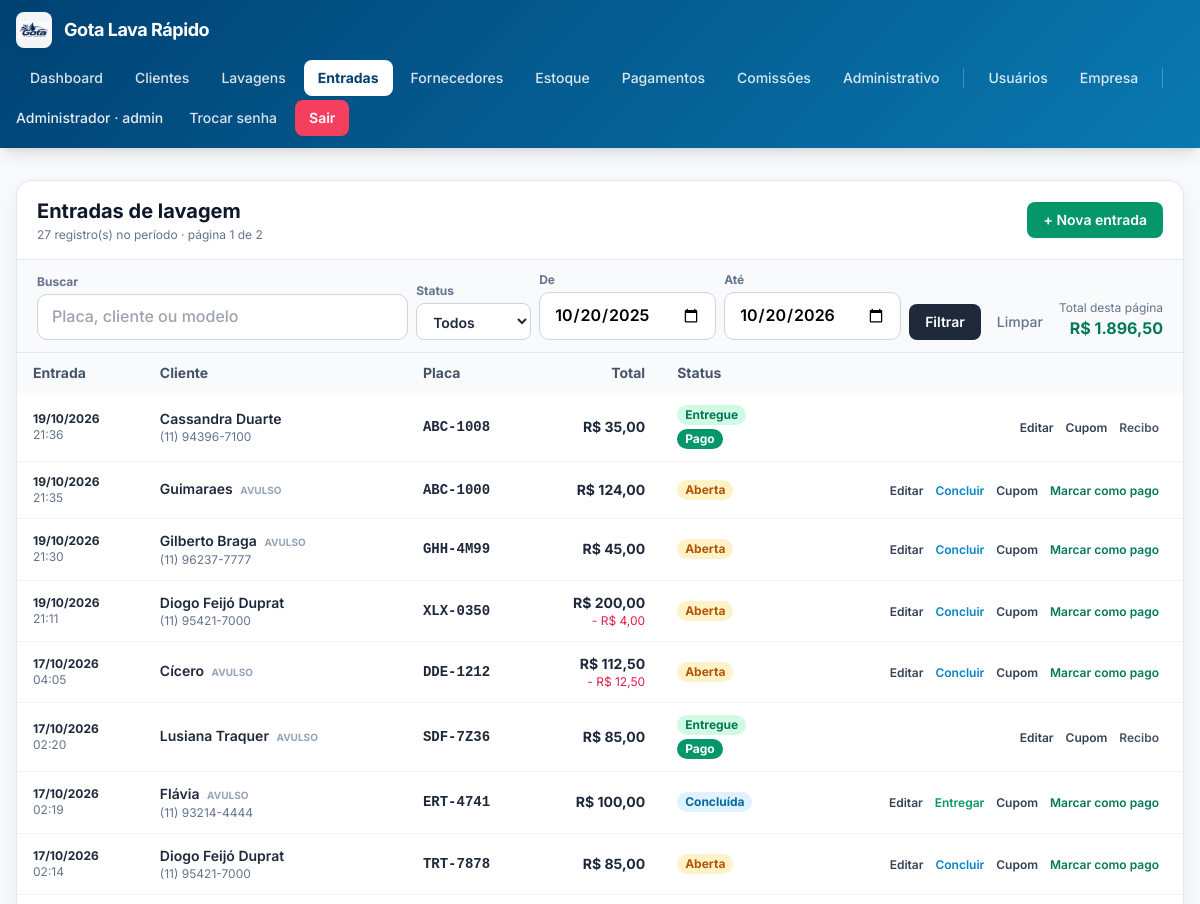
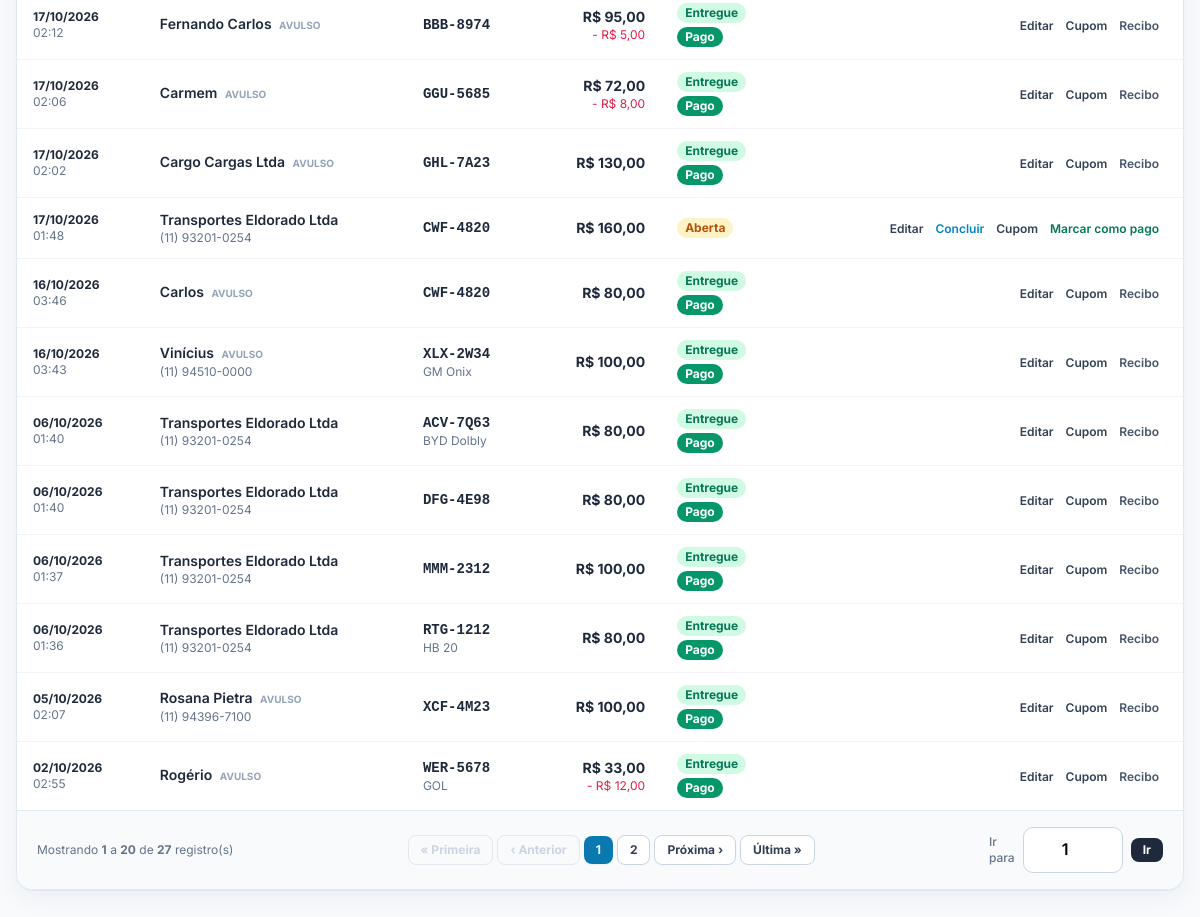
The app's page /entradas.php (signed in), older data (2 pictures, top to bottom).
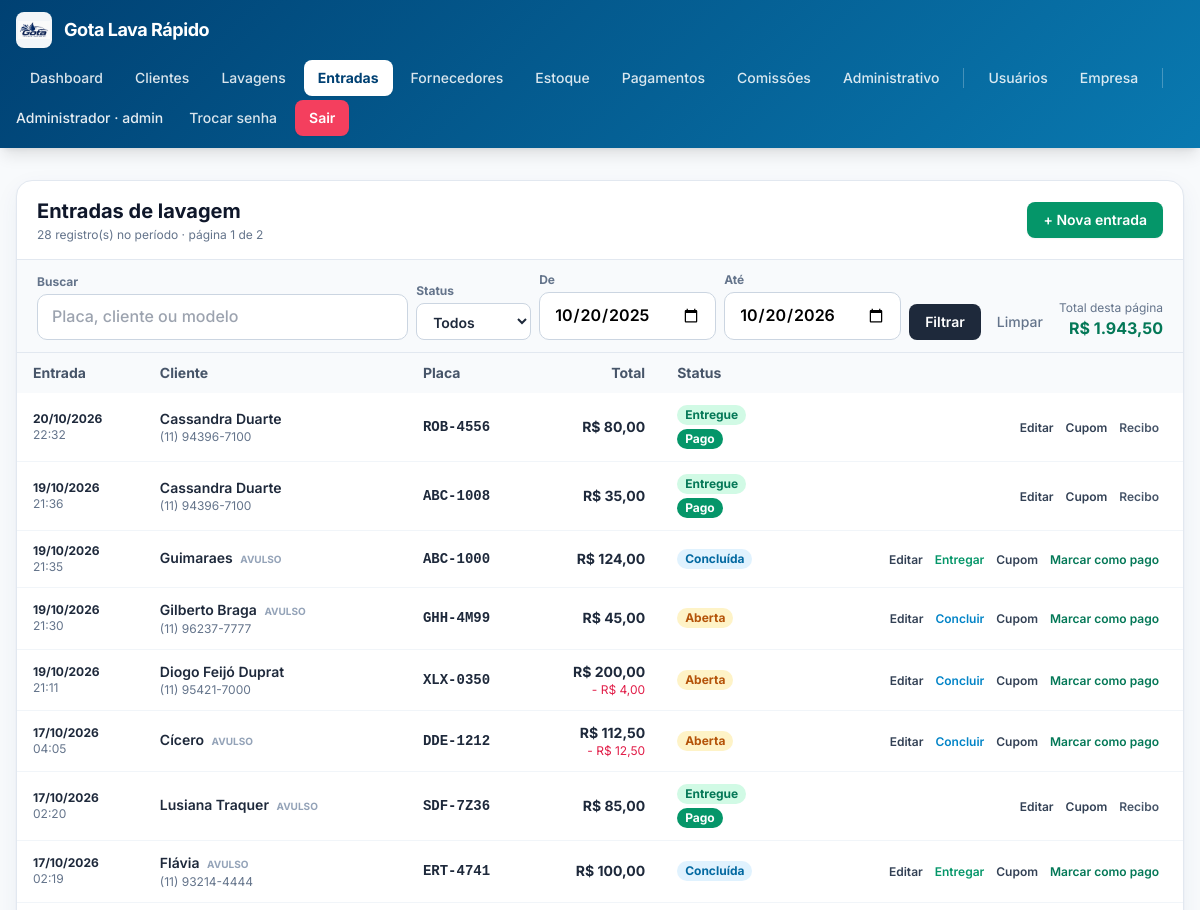
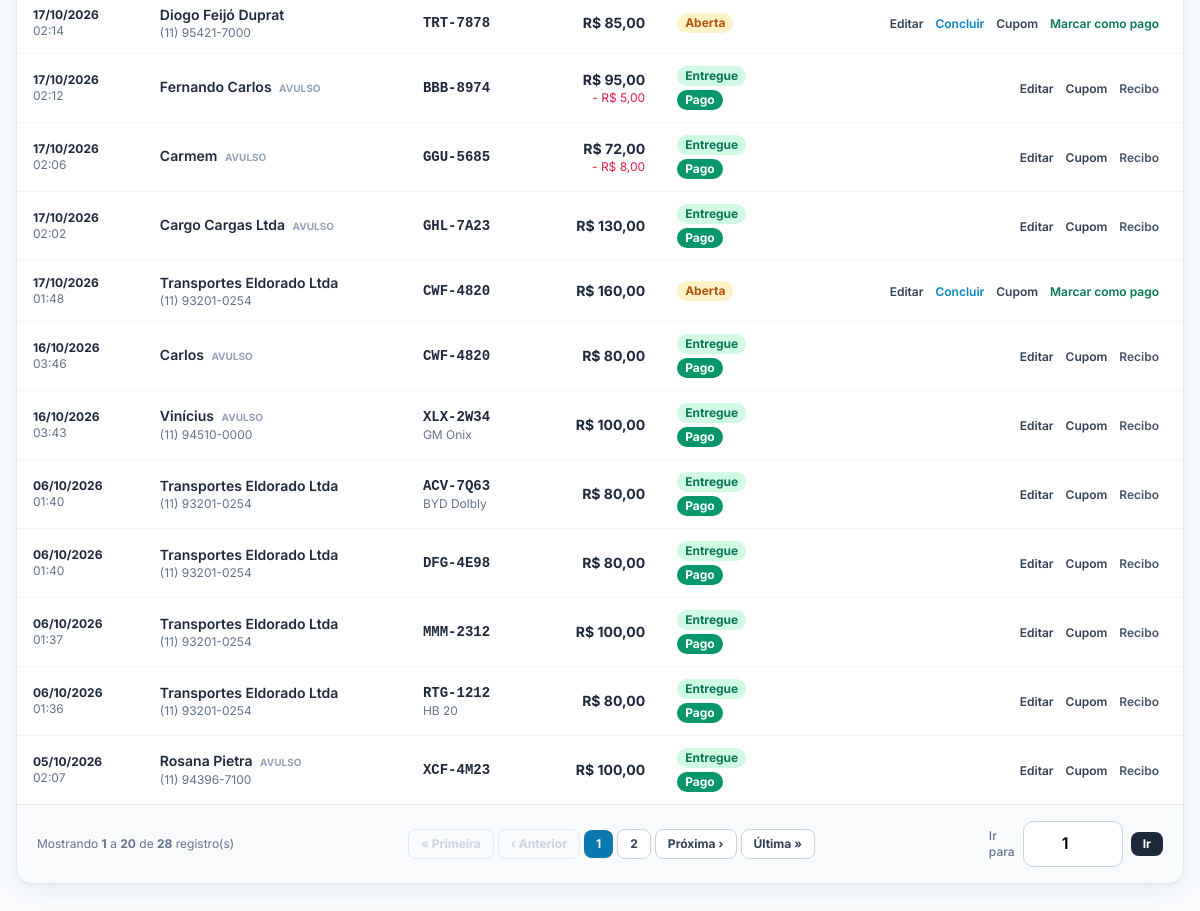
The same page, newer data (2 pictures, top to bottom).
### tables this page shows
CREATE TABLE lavagem_entradas (
        id INTEGER PRIMARY KEY AUTOINCREMENT,
        cliente_id INTEGER,
        placa TEXT NOT NULL DEFAULT '',
        veiculo_id INTEGER,
        veiculo_manual_marca TEXT NOT NULL DEFAULT '',
        veiculo_manual_modelo TEXT NOT NULL DEFAULT '',
        veiculo_manual_cor TEXT NOT NULL DEFAULT '',
        veiculo_manual_ano TEXT NOT NULL DEFAULT '',
        data_entrada TEXT NOT NULL,
        hora_entrada TEXT NOT NULL,
        previsao_saida_horas INTEGER NOT NULL DEFAULT 0,
        previsao_saida_datetime TEXT NOT NULL DEFAULT '',
        observacoes TEXT NOT NULL DEFAULT '',
        avarias TEXT NOT NULL DEFAULT '',
        status TEXT NOT NULL DEFAULT 'aberta',
        subtotal_centavos INTEGER NOT NULL DEFAULT 0,
        desconto_centavos INTEGER NOT NULL DEFAULT 0,
        desconto_percentual INTEGER NOT NULL DEFAULT 0,
        total_centavos INTEGER NOT NULL DEFAULT 0,
        pago INTEGER NOT NULL DEFAULT 0,
        criado_por INTEGER,
        criado_em TEXT NOT NULL DEFAULT (datetime('now','localtime')),
        atualizado_em TEXT NOT NULL DEFAULT (datetime('now','localtime')), cliente_nome_avulso TEXT NOT NULL DEFAULT '', cliente_celular TEXT NOT NULL DEFAULT '', sms_enviado INTEGER NOT NULL DEFAULT 0, sms_enviado_em TEXT NOT NULL DEFAULT '',
        FOREIGN KEY (cliente_id) REFERENCES clientes(id) ON DELETE SET NULL,
        FOREIGN KEY (veiculo_id) REFERENCES veiculos(id) ON DELETE SET NULL
    );

CREATE TABLE clientes (
        id INTEGER PRIMARY KEY AUTOINCREMENT,
        tipo TEXT NOT NULL DEFAULT 'F',
        nome TEXT NOT NULL DEFAULT '',
        nome_fantasia TEXT NOT NULL DEFAULT '',
        cpf_cnpj TEXT NOT NULL DEFAULT '',
        rg_ie TEXT NOT NULL DEFAULT '',
        data_nascimento TEXT NOT NULL DEFAULT '',
        email TEXT NOT NULL DEFAULT '',
        telefone TEXT NOT NULL DEFAULT '',
        celular TEXT NOT NULL DEFAULT '',
        cep TEXT NOT NULL DEFAULT '',
        endereco TEXT NOT NULL DEFAULT '',
        numero TEXT NOT NULL DEFAULT '',
        complemento TEXT NOT NULL DEFAULT '',
        bairro TEXT NOT NULL DEFAULT '',
        cidade TEXT NOT NULL DEFAULT '',
        uf TEXT NOT NULL DEFAULT '',
        observacoes TEXT NOT NULL DEFAULT '',
        ativo INTEGER NOT NULL DEFAULT 1,
        criado_em TEXT NOT NULL DEFAULT (datetime('now','localtime')),
        atualizado_em TEXT NOT NULL DEFAULT (datetime('now','localtime'))
    );

### config.php (called while the page is built, shortened)
<?php
function db(): PDO {
    static $pdo = null;
    if ($pdo === null) {
        $pdo = new PDO('sqlite:' . DB_PATH, null, null, [
            PDO::ATTR_ERRMODE            => PDO::ERRMODE_EXCEPTION,
            PDO::ATTR_DEFAULT_FETCH_MODE => PDO::FETCH_ASSOC,
        ]);
        $pdo->exec('PRAGMA foreign_keys = ON');
        $pdo->exec('PRAGMA journal_mode = WAL');
    }
    return $pdo;
}
require_once APP_ROOT . '/functions.php';

### functions.php (called while the page is built, shortened)
<?php
function e(?string $s): string {
    return htmlspecialchars((string)$s, ENT_QUOTES, 'UTF-8');
}
function normalizar_placa(string $placa): string {
    return strtoupper(preg_replace('/[^A-Za-z0-9]/', '', $placa));
}
function formatar_placa(string $placa): string {
    $p = normalizar_placa($placa);
    return substr($p, 0, 3) . '-' . substr($p, 3);
}
function centavos_para_moeda(int $c): string {
    return number_format($c / 100, 2, ',', '.');
}
function centavos_para_moeda_brl(int $c): string {
    return 'R$ ' . centavos_para_moeda($c);
}

### entradas.php (the view, shortened to what the changed rows need)
<?php
require_once __DIR__ . '/config.php';
$busca  = trim((string)($_GET['q'] ?? ''));
$status = trim((string)($_GET['status'] ?? ''));
$de  = trim((string)($_GET['de']  ?? date('Y-m-d', strtotime('-12 months'))));
$ate = trim((string)($_GET['ate'] ?? date('Y-m-d')));
$pagina = max(1, (int)($_GET['pagina'] ?? 1));
$porPagina = 20;
$where  = [];
$params = [];
$where[] = 'e.data_entrada >= :de';
$params[':de'] = $de;
$where[] = 'e.data_entrada <= :ate';
$params[':ate'] = $ate;
$sqlWhere = 'WHERE ' . implode(' AND ', $where);
$stCount = db()->prepare("
    SELECT COUNT(*)
    FROM lavagem_entradas e
    LEFT JOIN clientes c ON c.id = e.cliente_id
    $sqlWhere
");
$stCount->execute($params);
$totalRegistros = (int)$stCount->fetchColumn();
$totalPaginas = max(1, (int)ceil($totalRegistros / $porPagina));
$offset = ($pagina - 1) * $porPagina;
$sql = "SELECT e.*, c.nome AS cliente_nome_cadastro
        FROM lavagem_entradas e
        LEFT JOIN clientes c ON c.id = e.cliente_id
        $sqlWhere
        ORDER BY e.data_entrada DESC, e.hora_entrada DESC, e.id DESC
        LIMIT $porPagina OFFSET $offset";
$st = db()->prepare($sql);
$st->execute($params);
$entradas = $st->fetchAll();
$totalPagina = 0;
foreach ($entradas as $en) $totalPagina += (int)$en['total_centavos'];
function urlPagina(int $pagina, array $filtros): string {
    $q = array_filter($filtros, fn($v) => $v !== '' && $v !== null);
    $q['pagina'] = $pagina;
    return 'entradas.php?' . http_build_query($q);
}
$filtrosAtuais = [
    'q'      => $busca,
    'status' => $status,
    'de'     => $de,
    'ate'    => $ate,
];
require __DIR__ . '/header.php';
?>
<div class="bg-white rounded-2xl shadow-card border border-slate-200 overflow-hidden">
  <div class="px-5 py-4 border-b border-slate-200 flex flex-wrap items-center justify-between gap-3">
    <div>
      <h1 class="text-xl font-bold text-slate-900">Entradas de lavagem</h1>
      <p class="text-xs text-slate-500 mt-0.5">
        <?= (int)$totalRegistros ?> registro(s) no período
        <?= $totalPaginas > 1 ? ' · página ' . $pagina . ' de ' . $totalPaginas : '' ?>
      </p>
    </div>
  </div>
  <form method="get" class="px-5 py-3 bg-slate-50 border-b border-slate-200 flex flex-wrap gap-2 items-end">
    <div class="ml-auto text-right">
      <div class="text-xs text-slate-500">Total desta página</div>
      <div class="font-bold text-emerald-700"><?= e(centavos_para_moeda_brl($totalPagina)) ?></div>
    </div>
  </form>
  <div class="overflow-x-auto">
    <table class="min-w-full text-sm">
      <thead class="bg-slate-50 text-slate-600">
        <tr>
          <th class="text-left px-4 py-2.5 font-bold">Entrada</th>
          <th class="text-left px-4 py-2.5 font-bold">Cliente</th>
          <th class="text-left px-4 py-2.5 font-bold">Placa</th>
          <th class="text-right px-4 py-2.5 font-bold">Total</th>
          <th class="text-left px-4 py-2.5 font-bold">Status</th>
          <th class="px-4 py-2.5"></th>
        </tr>
      </thead>
      <tbody class="divide-y divide-slate-100">
      <?php if (!$entradas): ?>
        <tr><td colspan="6" class="px-4 py-10 text-center text-slate-400">
          Nenhuma entrada encontrada no período selecionado.
        </td></tr>
      <?php else: ?>
        <?php foreach ($entradas as $en): ?>
          <?php
            $nomeExibir = $en['cliente_nome_cadastro'] ?: ($en['cliente_nome_avulso'] ?: '—');
            $celExibir  = $en['cliente_celular'] ?? '';
            $ehAvulso   = empty($en['cliente_id']);
          ?>
          <tr class="hover:bg-slate-50 transition">
            <td class="px-4 py-3 text-xs">
              <div class="font-bold text-slate-800"><?= e(date('d/m/Y', strtotime($en['data_entrada']))) ?></div>
              <div class="text-slate-500"><?= e(substr($en['hora_entrada'], 0, 5)) ?></div>
            </td>
            <td class="px-4 py-3">
              <div class="font-semibold text-slate-800">
                <?= e($nomeExibir) ?>
                <?php if ($ehAvulso && $nomeExibir !== '—'): ?>
                  <span class="text-[10px] uppercase text-slate-400 ml-1 font-bold">avulso</span>
                <?php endif; ?>
              </div>
              <?php if ($celExibir): ?>
                <div class="text-xs text-slate-500"><?= e($celExibir) ?></div>
              <?php endif; ?>
            </td>
            <td class="px-4 py-3">
              <div class="font-mono font-bold text-slate-800"><?= e(formatar_placa($en['placa'])) ?></div>
              <?php $desc = trim(($en['veiculo_manual_marca'] ?? '') . ' ' . ($en['veiculo_manual_modelo'] ?? '')); ?>
              <?php if ($desc): ?><div class="text-xs text-slate-500"><?= e($desc) ?></div><?php endif; ?>
            </td>
            <td class="px-4 py-3 text-right font-bold text-slate-800 whitespace-nowrap">
              <?= e(centavos_para_moeda_brl((int)$en['total_centavos'])) ?>
              <?php if ((int)$en['desconto_centavos'] > 0): ?>
                <div class="text-xs text-rose-600 font-normal">
                  - <?= e(centavos_para_moeda_brl((int)$en['desconto_centavos'])) ?>
                </div>
              <?php endif; ?>
            </td>
            <td class="px-4 py-3">
              <div class="flex flex-col gap-1">
                <?php if ($en['status'] === 'aberta'): ?>
                  <span class="inline-block text-xs px-2 py-0.5 rounded-full bg-amber-100 text-amber-700 w-fit font-bold">Aberta</span>
                <?php elseif ($en['status'] === 'concluida'): ?>
                  <span class="inline-block text-xs px-2 py-0.5 rounded-full bg-sky-100 text-sky-700 w-fit font-bold">Concluída</span>
                <?php else: ?>
                  <span class="inline-block text-xs px-2 py-0.5 rounded-full bg-emerald-100 text-emerald-700 w-fit font-bold">Entregue</span>
                <?php endif; ?>
                <?php if ($en['pago']): ?>
                  <span class="inline-block text-xs px-2 py-0.5 rounded-full bg-emerald-600 text-white w-fit font-bold">Pago</span>
                <?php endif; ?>
              </div>
            </td>
            <td class="px-4 py-3 text-right whitespace-nowrap">
              <a href="entrada_lavagem.php?id=<?= (int)$en['id'] ?>"
                 class="text-slate-700 hover:underline text-xs font-semibold mr-2">Editar</a>
              <?php if ($en['status'] === 'aberta'): ?>
                <form method="post" class="inline">
                  <button class="text-sky-600 hover:underline text-xs font-semibold mr-2">Concluir</button>
                </form>
              <?php endif; ?>
              <?php if ($en['status'] === 'concluida'): ?>
                <form method="post" class="inline">
                  <button class="text-emerald-600 hover:underline text-xs font-semibold mr-2">Entregar</button>
                </form>
              <?php endif; ?>
              <a href="cupom_lavagem.php?entrada=<?= (int)$en['id'] ?>" target="_blank"
                 class="text-slate-700 hover:underline text-xs font-semibold mr-2">Cupom</a>
              <?php if (!$en['pago']): ?>
                <button type="button"
                        class="btn-pagar text-emerald-700 hover:underline text-xs font-semibold mr-2"
                        data-id="<?= (int)$en['id'] ?>"
                        data-placa="<?= e(formatar_placa($en['placa'])) ?>"
                        data-cliente="<?= e($nomeExibir) ?>"
                        data-total="<?= e(centavos_para_moeda((int)$en['total_centavos'])) ?>">
                  Marcar como pago
                </button>
              <?php else: ?>
                <a href="recibo.php?entrada=<?= (int)$en['id'] ?>"
                   class="text-slate-600 hover:underline text-xs font-semibold mr-2">Recibo</a>
              <?php endif; ?>
            </td>
          </tr>
        <?php endforeach; ?>
      <?php endif; ?>
      </tbody>
    </table>
  </div>
  <?php if ($totalPaginas > 1): ?>
    <?php
      $paginas = [];
      $paginas[] = 1;
      if ($totalPaginas > 1) $paginas[] = $totalPaginas;
      $paginas = array_values(array_unique($paginas));
      sort($paginas);
    ?>
    <div class="px-5 py-4 border-t border-slate-200 flex flex-wrap items-center justify-between gap-3 bg-slate-50">
      <div class="text-xs text-slate-500">
        Mostrando
        <strong><?= $offset + 1 ?></strong>
        a
        <strong><?= min($offset + $porPagina, $totalRegistros) ?></strong>
        de
        <strong><?= $totalRegistros ?></strong>
        registro(s)
      </div>
      <nav class="flex items-center gap-1 flex-wrap">
        <?php if ($pagina > 1): ?>
          <a href="<?= e(urlPagina(1, $filtrosAtuais)) ?>"
             class="px-3 py-1.5 rounded-lg border border-slate-300 bg-white hover:bg-slate-100 text-xs font-bold text-slate-700">
            « Primeira
          </a>
          <a href="<?= e(urlPagina($pagina - 1, $filtrosAtuais)) ?>"
             class="px-3 py-1.5 rounded-lg border border-slate-300 bg-white hover:bg-slate-100 text-xs font-bold text-slate-700">
            ‹ Anterior
          </a>
        <?php else: ?>
          <span class="px-3 py-1.5 rounded-lg border border-slate-200 bg-slate-50 text-xs font-bold text-slate-300 cursor-not-allowed">« Primeira</span>
          <span class="px-3 py-1.5 rounded-lg border border-slate-200 bg-slate-50 text-xs font-bold text-slate-300 cursor-not-allowed">‹ Anterior</span>
        <?php endif; ?>
        <?php
          foreach ($paginas as $p):
        ?>
        <?php
            if ($p === $pagina):
        ?>
          <span class="px-3 py-1.5 rounded-lg bg-brand-500 text-white text-xs font-bold shadow-sm">
            <?= $p ?>
          </span>
        <?php else: ?>
          <a href="<?= e(urlPagina($p, $filtrosAtuais)) ?>"
             class="px-3 py-1.5 rounded-lg border border-slate-300 bg-white hover:bg-slate-100 text-xs font-bold text-slate-700">
            <?= $p ?>
          </a>
        <?php
            endif;
          endforeach;
        ?>
        <?php if ($pagina < $totalPaginas): ?>
          <a href="<?= e(urlPagina($pagina + 1, $filtrosAtuais)) ?>"
             class="px-3 py-1.5 rounded-lg border border-slate-300 bg-white hover:bg-slate-100 text-xs font-bold text-slate-700">
            Próxima ›
          </a>
          <a href="<?= e(urlPagina($totalPaginas, $filtrosAtuais)) ?>"
             class="px-3 py-1.5 rounded-lg border border-slate-300 bg-white hover:bg-slate-100 text-xs font-bold text-slate-700">
            Última »
          </a>
        <?php else: ?>
          <span class="px-3 py-1.5 rounded-lg border border-slate-200 bg-slate-50 text-xs font-bold text-slate-300 cursor-not-allowed">Próxima ›</span>
          <span class="px-3 py-1.5 rounded-lg border border-slate-200 bg-slate-50 text-xs font-bold text-slate-300 cursor-not-allowed">Última »</span>
        <?php endif; ?>
      </nav>
      <form method="get" class="flex items-center gap-2 text-xs">
        <label class="text-slate-500 font-medium">Ir para</label>
        <input type="number" name="pagina" min="1" max="<?= $totalPaginas ?>"
               value="<?= $pagina ?>"
               class="w-16 rounded-lg border border-slate-300 px-2 py-1 text-center font-bold text-black">
        <button class="rounded-lg bg-slate-800 hover:bg-slate-700 text-white px-3 py-1 text-xs font-bold">Ir</button>
      </form>
    </div>
  <?php endif; ?>
</div>
<?php require __DIR__ . '/footer.php'; ?>

Row changes from the older to the newer data that the page shows:
no longer on this page (row unchanged): lavagem_entradas: data_entrada "02/10/2026", hora_entrada "02:55", cliente_nome_avulso "Rogério", shows "AVULSO", placa "WER-5678", veiculo_manual_modelo "GOL", total_centavos "R$ 33,00", desconto_centavos "R$ 12,00", status "Entregue", pago "Pago"
added lavagem_entradas: data_entrada "20/10/2026", hora_entrada "22:32", cliente.nome "Cassandra Duarte", cliente_celular "(11) 94396-7100", placa "ROB-4556", total_centavos "R$ 80,00", status "Entregue", pago "Pago"
changed lavagem_entradas "Guimaraes": status "Aberta Concluir" → "Concluída Entregar"
Text that changed along with them:
$totalRegistros: "27" → "28"
centavos_para_moeda_brl($totalPagina): "R$ 1.896,50" → "R$ 1.943,50"
